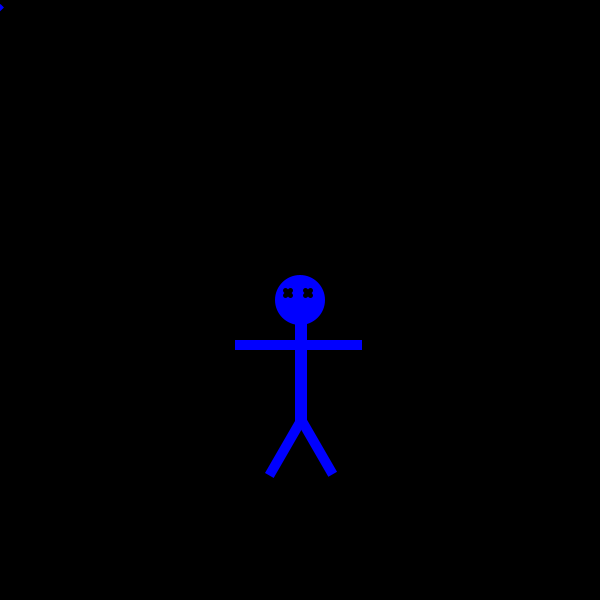
Frame 1 (no input)
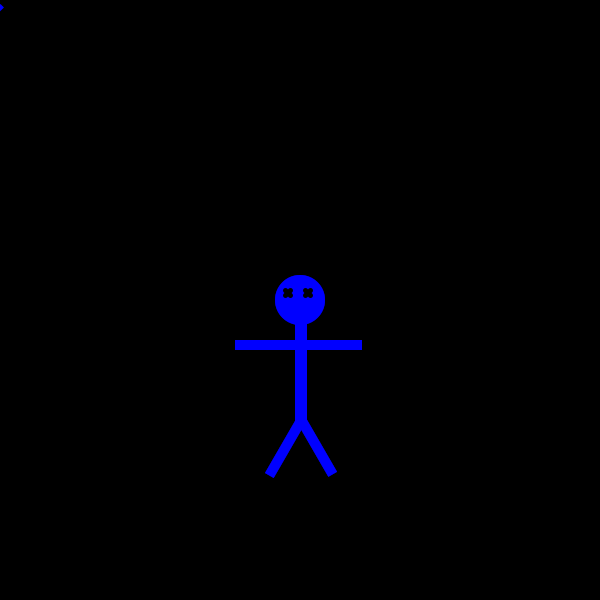
Frame 60 (the mouse pressed at the canvas centre just before this capture)
Frame 120 (the mouse held since frame 60 and released just before this capture): identical to frame 60, image omitted

The Processing sketch that drew these frames (run headless with seeded random() and noise(); from frame 60 on, the mouse is pressed at the canvas centre):

// Processing sketch: processing_72508
// ── processing_72508.pde

float x=0;
int b=0;
int b2=0;
float y1=0;
float y=0;
float d=255;
float k=random(10,15);
void setup()
{
  size(600,600);
background(0,0,0);
}
void draw()
{
  fill(0,0,0,100);
  rect(0,0,600,600);
  bodyHead();
  arms();
  face();
  block();
}
void keyPressed()
{
  if (key=='w')
  {
  x=x+random(-4,4);
  y1=y1+random(-4,4);
  y=y+k;
  d=d-k;   
if (d<0)
     {
     k=-10;
     }
     if(d>255)
     {
       k=15;
     }
}
}
void bodyHead()
{
  fill(y,0,d);
smooth();
noStroke();
rect(295+x,320+y1,12,105);
translate(295+x,421+y1);
rotate(PI/6);
rect(0,0,10,60);
rotate(-PI/6);
rotate(2*PI-PI/6);
rect(1,5,10,60);
rotate(-(2*PI-PI/6));
translate(-295-x,-421-y1);
ellipse(300+x,300+y1,50,50);
}

void arms()
{
rect(235+x,340+y1,60,10);
rect(307+x,340+y1,55,10);
}
void face()
{
stroke(0,0,0);
strokeWeight(5);
line(285+x,290+y1,290+x,295+y1);
line(290+x,290+y1,285+x,295+y1);
line(305+x,290+y1,310+x,295+y1);
line(310+x,290+y1,305+x,295+y1);
if((b>305+x)&&(b>295+x)&&(b2<305+y1)&&(b2>295+y1))
{
x=random(-100,100);
y1=random(-100,100);

}
}
void mouseDragged()
{
  if(mouseButton==LEFT)
  {
   
    b=mouseX;
    b2=mouseY;
  }
}
void block()
{
  translate(b,b2);
  rotate(PI/4);
  rect(0,0,10,100);
}
  
